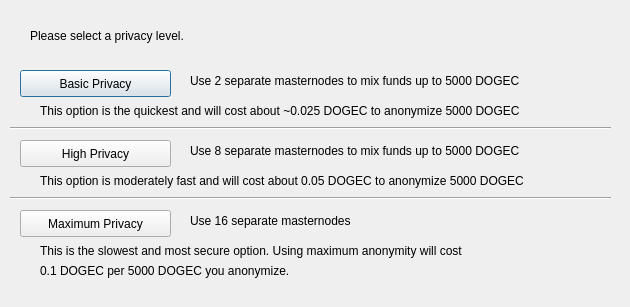
<?xml version="1.0" encoding="UTF-8"?>
<ui version="4.0">
 <class>ObfuscationConfig</class>
 <widget class="QDialog" name="ObfuscationConfig">
  <property name="geometry">
   <rect>
    <x>0</x>
    <y>0</y>
    <width>630</width>
    <height>307</height>
   </rect>
  </property>
  <property name="windowTitle">
   <string>Configure Obfuscation</string>
  </property>
  <widget class="QPushButton" name="buttonBasic">
   <property name="geometry">
    <rect>
     <x>20</x>
     <y>70</y>
     <width>151</width>
     <height>27</height>
    </rect>
   </property>
   <property name="text">
    <string>Basic Privacy</string>
   </property>
  </widget>
  <widget class="QPushButton" name="buttonHigh">
   <property name="geometry">
    <rect>
     <x>20</x>
     <y>140</y>
     <width>151</width>
     <height>27</height>
    </rect>
   </property>
   <property name="text">
    <string>High Privacy</string>
   </property>
  </widget>
  <widget class="QPushButton" name="buttonMax">
   <property name="geometry">
    <rect>
     <x>20</x>
     <y>210</y>
     <width>151</width>
     <height>27</height>
    </rect>
   </property>
   <property name="text">
    <string>Maximum Privacy</string>
   </property>
  </widget>
  <widget class="QLabel" name="label">
   <property name="geometry">
    <rect>
     <x>30</x>
     <y>20</y>
     <width>571</width>
     <height>31</height>
    </rect>
   </property>
   <property name="text">
    <string>Please select a privacy level.</string>
   </property>
  </widget>
  <widget class="QLabel" name="label_2">
   <property name="geometry">
    <rect>
     <x>190</x>
     <y>70</y>
     <width>421</width>
     <height>21</height>
    </rect>
   </property>
   <property name="text">
    <string>Use 2 separate masternodes to mix funds up to 5000 DOGEC</string>
   </property>
  </widget>
  <widget class="QLabel" name="label_3">
   <property name="geometry">
    <rect>
     <x>190</x>
     <y>140</y>
     <width>411</width>
     <height>21</height>
    </rect>
   </property>
   <property name="text">
    <string>Use 8 separate masternodes to mix funds up to 5000 DOGEC</string>
   </property>
  </widget>
  <widget class="QLabel" name="label_4">
   <property name="geometry">
    <rect>
     <x>190</x>
     <y>210</y>
     <width>421</width>
     <height>21</height>
    </rect>
   </property>
   <property name="text">
    <string>Use 16 separate masternodes</string>
   </property>
  </widget>
  <widget class="QLabel" name="label_6">
   <property name="geometry">
    <rect>
     <x>40</x>
     <y>100</y>
     <width>561</width>
     <height>21</height>
    </rect>
   </property>
   <property name="text">
    <string>This option is the quickest and will cost about ~0.025 DOGEC to anonymize 5000 DOGEC</string>
   </property>
  </widget>
  <widget class="QLabel" name="label_7">
   <property name="geometry">
    <rect>
     <x>40</x>
     <y>170</y>
     <width>561</width>
     <height>21</height>
    </rect>
   </property>
   <property name="text">
    <string>This option is moderately fast and will cost about 0.05 DOGEC to anonymize 5000 DOGEC</string>
   </property>
  </widget>
  <widget class="QLabel" name="label_8">
   <property name="geometry">
    <rect>
     <x>40</x>
     <y>240</y>
     <width>561</width>
     <height>21</height>
    </rect>
   </property>
   <property name="text">
    <string>This is the slowest and most secure option. Using maximum anonymity will cost</string>
   </property>
  </widget>
  <widget class="QLabel" name="label_9">
   <property name="geometry">
    <rect>
     <x>40</x>
     <y>260</y>
     <width>561</width>
     <height>21</height>
    </rect>
   </property>
   <property name="text">
    <string>0.1 DOGEC per 5000 DOGEC you anonymize.</string>
   </property>
  </widget>
  <widget class="Line" name="line">
   <property name="geometry">
    <rect>
     <x>10</x>
     <y>120</y>
     <width>601</width>
     <height>16</height>
    </rect>
   </property>
   <property name="orientation">
    <enum>Qt::Horizontal</enum>
   </property>
  </widget>
  <widget class="Line" name="line_2">
   <property name="geometry">
    <rect>
     <x>10</x>
     <y>190</y>
     <width>601</width>
     <height>16</height>
    </rect>
   </property>
   <property name="orientation">
    <enum>Qt::Horizontal</enum>
   </property>
  </widget>
 </widget>
 <resources/>
 <connections/>
</ui>
